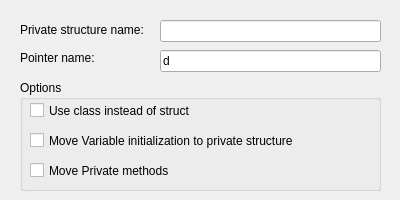
<?xml version="1.0" encoding="UTF-8"?>
<ui version="4.0">
 <class>PrivateImplementationDialog</class>
 <widget class="QWidget" name="PrivateImplementationDialog">
  <property name="geometry">
   <rect>
    <x>0</x>
    <y>0</y>
    <width>400</width>
    <height>200</height>
   </rect>
  </property>
  <property name="whatsThis">
   <string>Options &amp; settings to move the private data fields of a class into a private structure</string>
  </property>
  <widget class="QLineEdit" name="structureName">
   <property name="geometry">
    <rect>
     <x>160</x>
     <y>20</y>
     <width>221</width>
     <height>22</height>
    </rect>
   </property>
   <property name="cursor">
    <cursorShape>IBeamCursor</cursorShape>
   </property>
   <property name="urlDropsEnabled">
    <bool>false</bool>
   </property>
  </widget>
  <widget class="QLabel" name="label">
   <property name="geometry">
    <rect>
     <x>20</x>
     <y>20</y>
     <width>141</width>
     <height>20</height>
    </rect>
   </property>
   <property name="text">
    <string>Private structure name:</string>
   </property>
  </widget>
  <widget class="QGroupBox" name="optionGroup">
   <property name="geometry">
    <rect>
     <x>20</x>
     <y>80</y>
     <width>361</width>
     <height>111</height>
    </rect>
   </property>
   <property name="title">
    <string>Options</string>
   </property>
   <property name="checkable">
    <bool>false</bool>
   </property>
   <widget class="QCheckBox" name="classOption">
    <property name="geometry">
     <rect>
      <x>10</x>
      <y>20</y>
      <width>181</width>
      <height>21</height>
     </rect>
    </property>
    <property name="toolTip">
     <string>&lt;!DOCTYPE HTML PUBLIC &quot;-//W3C//DTD HTML 4.0//EN&quot; &quot;http://www.w3.org/TR/REC-html40/strict.dtd&quot;&gt;
&lt;html&gt;&lt;head&gt;&lt;meta name=&quot;qrichtext&quot; content=&quot;1&quot; /&gt;&lt;style type=&quot;text/css&quot;&gt;
p, li { white-space: pre-wrap; }
&lt;/style&gt;&lt;/head&gt;&lt;body style=&quot; font-family:'Sans Serif'; font-size:10pt; font-weight:400; font-style:normal;&quot;&gt;
&lt;p style=&quot; margin-top:0px; margin-bottom:0px; margin-left:0px; margin-right:0px; -qt-block-indent:0; text-indent:0px;&quot;&gt;By default private implementation structures are declared as &lt;span style=&quot; font-style:italic;&quot;&gt;struct&lt;/span&gt; to have default public access.&lt;/p&gt;
&lt;p style=&quot; margin-top:0px; margin-bottom:0px; margin-left:0px; margin-right:0px; -qt-block-indent:0; text-indent:0px;&quot;&gt;Check this box if you wish the private implementation structure be declared as &lt;span style=&quot; font-style:italic;&quot;&gt;class&lt;/span&gt; with public access.&lt;/p&gt;&lt;/body&gt;&lt;/html&gt;</string>
    </property>
    <property name="text">
     <string>Use class instead of struct</string>
    </property>
   </widget>
   <widget class="QCheckBox" name="variableOption">
    <property name="geometry">
     <rect>
      <x>10</x>
      <y>50</y>
      <width>291</width>
      <height>21</height>
     </rect>
    </property>
    <property name="toolTip">
     <string>&lt;!DOCTYPE HTML PUBLIC &quot;-//W3C//DTD HTML 4.0//EN&quot; &quot;http://www.w3.org/TR/REC-html40/strict.dtd&quot;&gt;
&lt;html&gt;&lt;head&gt;&lt;meta name=&quot;qrichtext&quot; content=&quot;1&quot; /&gt;&lt;style type=&quot;text/css&quot;&gt;
p, li { white-space: pre-wrap; }
&lt;/style&gt;&lt;/head&gt;&lt;body style=&quot; font-family:'Sans Serif'; font-size:10pt; font-weight:400; font-style:normal;&quot;&gt;
&lt;p style=&quot; margin-top:0px; margin-bottom:0px; margin-left:0px; margin-right:0px; -qt-block-indent:0; text-indent:0px;&quot;&gt;Move any current variables that are initialized in the constructor initializer list to the private implementation structure's constructor initializer list.&lt;/p&gt;
&lt;p style=&quot;-qt-paragraph-type:empty; margin-top:0px; margin-bottom:0px; margin-left:0px; margin-right:0px; -qt-block-indent:0; text-indent:0px;&quot;&gt;&lt;/p&gt;
&lt;p style=&quot; margin-top:0px; margin-bottom:0px; margin-left:0px; margin-right:0px; -qt-block-indent:0; text-indent:0px;&quot;&gt;&lt;span style=&quot; font-size:12pt; font-weight:600;&quot;&gt;Note:&lt;/span&gt; All references, and variables with types that do not offer default constructors are moved regardless of the state of this option.&lt;/p&gt;&lt;/body&gt;&lt;/html&gt;</string>
    </property>
    <property name="text">
     <string>Move Variable initialization to private structure</string>
    </property>
   </widget>
   <widget class="QCheckBox" name="methodOption">
    <property name="geometry">
     <rect>
      <x>10</x>
      <y>80</y>
      <width>151</width>
      <height>21</height>
     </rect>
    </property>
    <property name="toolTip">
     <string>Move all currently declared private methods to the private implementation structure.</string>
    </property>
    <property name="text">
     <string>Move Private methods</string>
    </property>
   </widget>
  </widget>
  <widget class="QLabel" name="label_2">
   <property name="geometry">
    <rect>
     <x>20</x>
     <y>50</y>
     <width>91</width>
     <height>16</height>
    </rect>
   </property>
   <property name="text">
    <string>Pointer name:</string>
   </property>
  </widget>
  <widget class="QLineEdit" name="pointerName">
   <property name="geometry">
    <rect>
     <x>160</x>
     <y>50</y>
     <width>221</width>
     <height>22</height>
    </rect>
   </property>
   <property name="acceptDrops">
    <bool>false</bool>
   </property>
   <property name="toolTip">
    <string>The name of the member variable that will be the pointer held to the private implementation</string>
   </property>
   <property name="text">
    <string>d</string>
   </property>
   <property name="urlDropsEnabled">
    <bool>false</bool>
   </property>
  </widget>
 </widget>
 <customwidgets>
  <customwidget>
   <class>QLineEdit</class>
   <extends>QLineEdit</extends>
   <header>klineedit.h</header>
  </customwidget>
 </customwidgets>
 <resources/>
 <connections/>
</ui>
